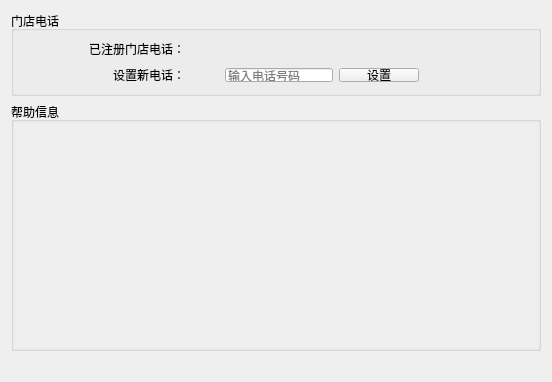
<?xml version="1.0" encoding="UTF-8"?>
<ui version="4.0">
 <class>CHelpInfoWidget</class>
 <widget class="QWidget" name="CHelpInfoWidget">
  <property name="geometry">
   <rect>
    <x>0</x>
    <y>0</y>
    <width>552</width>
    <height>382</height>
   </rect>
  </property>
  <property name="windowTitle">
   <string>CHelpInfoWidget</string>
  </property>
  <layout class="QGridLayout" name="gridLayout_3">
   <item row="1" column="0">
    <widget class="QGroupBox" name="groupBox">
     <property name="title">
      <string>帮助信息</string>
     </property>
     <layout class="QGridLayout" name="gridLayout_5">
      <property name="leftMargin">
       <number>0</number>
      </property>
      <property name="topMargin">
       <number>0</number>
      </property>
      <property name="rightMargin">
       <number>0</number>
      </property>
      <property name="bottomMargin">
       <number>0</number>
      </property>
      <item row="0" column="0">
       <widget class="QScrollArea" name="scrollArea">
        <property name="styleSheet">
         <string notr="true">QScrollArea{border:none;}</string>
        </property>
        <property name="widgetResizable">
         <bool>true</bool>
        </property>
        <widget class="QWidget" name="scrollAreaWidgetContents">
         <property name="geometry">
          <rect>
           <x>0</x>
           <y>0</y>
           <width>532</width>
           <height>241</height>
          </rect>
         </property>
         <layout class="QGridLayout" name="gridLayout_4">
          <property name="leftMargin">
           <number>0</number>
          </property>
          <property name="topMargin">
           <number>0</number>
          </property>
          <property name="rightMargin">
           <number>0</number>
          </property>
          <property name="bottomMargin">
           <number>0</number>
          </property>
          <item row="0" column="0">
           <layout class="QGridLayout" name="gridLayout"/>
          </item>
         </layout>
        </widget>
       </widget>
      </item>
     </layout>
    </widget>
   </item>
   <item row="0" column="0">
    <widget class="QGroupBox" name="groupBox_2">
     <property name="maximumSize">
      <size>
       <width>16777215</width>
       <height>85</height>
      </size>
     </property>
     <property name="title">
      <string>门店电话</string>
     </property>
     <layout class="QGridLayout" name="gridLayout_2">
      <property name="verticalSpacing">
       <number>12</number>
      </property>
      <item row="0" column="0">
       <layout class="QHBoxLayout" name="horizontalLayout_7">
        <property name="spacing">
         <number>40</number>
        </property>
        <item>
         <widget class="QLabel" name="label_12">
          <property name="sizePolicy">
           <sizepolicy hsizetype="Expanding" vsizetype="Expanding">
            <horstretch>0</horstretch>
            <verstretch>0</verstretch>
           </sizepolicy>
          </property>
          <property name="maximumSize">
           <size>
            <width>160</width>
            <height>16777215</height>
           </size>
          </property>
          <property name="text">
           <string>已注册门店电话：</string>
          </property>
          <property name="alignment">
           <set>Qt::AlignRight|Qt::AlignTrailing|Qt::AlignVCenter</set>
          </property>
         </widget>
        </item>
        <item>
         <widget class="QLabel" name="label_CurNum">
          <property name="sizePolicy">
           <sizepolicy hsizetype="Expanding" vsizetype="Expanding">
            <horstretch>0</horstretch>
            <verstretch>0</verstretch>
           </sizepolicy>
          </property>
          <property name="minimumSize">
           <size>
            <width>225</width>
            <height>0</height>
           </size>
          </property>
          <property name="text">
           <string/>
          </property>
         </widget>
        </item>
       </layout>
      </item>
      <item row="1" column="0">
       <layout class="QHBoxLayout" name="horizontalLayout_6">
        <property name="spacing">
         <number>40</number>
        </property>
        <item>
         <widget class="QLabel" name="label_11">
          <property name="sizePolicy">
           <sizepolicy hsizetype="Expanding" vsizetype="Preferred">
            <horstretch>0</horstretch>
            <verstretch>0</verstretch>
           </sizepolicy>
          </property>
          <property name="maximumSize">
           <size>
            <width>160</width>
            <height>16777215</height>
           </size>
          </property>
          <property name="text">
           <string>设置新电话：</string>
          </property>
          <property name="alignment">
           <set>Qt::AlignRight|Qt::AlignTrailing|Qt::AlignVCenter</set>
          </property>
         </widget>
        </item>
        <item>
         <layout class="QHBoxLayout" name="horizontalLayout">
          <item>
           <widget class="QLineEdit" name="lineEdit_Num">
            <property name="sizePolicy">
             <sizepolicy hsizetype="Fixed" vsizetype="Fixed">
              <horstretch>0</horstretch>
              <verstretch>0</verstretch>
             </sizepolicy>
            </property>
            <property name="maxLength">
             <number>11</number>
            </property>
            <property name="placeholderText">
             <string>输入电话号码</string>
            </property>
           </widget>
          </item>
          <item>
           <widget class="QPushButton" name="btn_SetNum">
            <property name="toolTip">
             <string>设置门店编号</string>
            </property>
            <property name="text">
             <string>设置</string>
            </property>
           </widget>
          </item>
          <item>
           <spacer name="horizontalSpacer">
            <property name="orientation">
             <enum>Qt::Horizontal</enum>
            </property>
            <property name="sizeHint" stdset="0">
             <size>
              <width>40</width>
              <height>20</height>
             </size>
            </property>
           </spacer>
          </item>
         </layout>
        </item>
       </layout>
      </item>
     </layout>
    </widget>
   </item>
   <item row="2" column="0">
    <widget class="QLabel" name="label_Version">
     <property name="text">
      <string/>
     </property>
     <property name="alignment">
      <set>Qt::AlignRight|Qt::AlignTrailing|Qt::AlignVCenter</set>
     </property>
    </widget>
   </item>
  </layout>
 </widget>
 <layoutdefault spacing="6" margin="11"/>
 <resources/>
 <connections/>
</ui>
